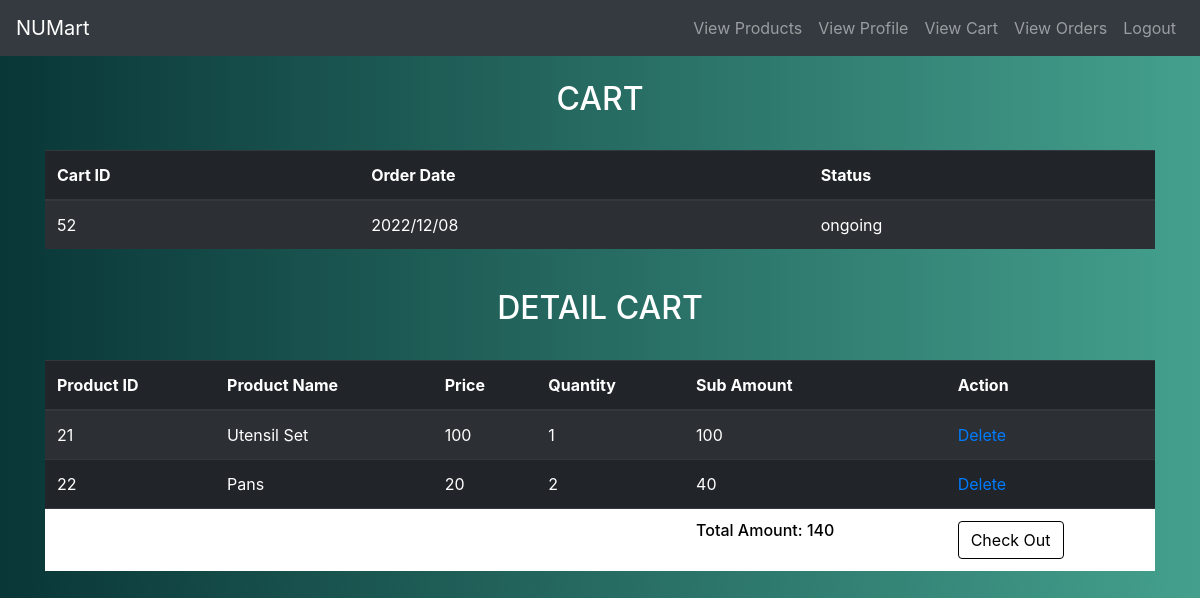
The page /project/userviewcart.php (signed in) on the database its author committed.
### tables this page shows
CREATE TABLE IF NOT EXISTS `cart` (
  `cart_id` int(11) NOT NULL AUTO_INCREMENT,
  `user_id` varchar(500) NOT NULL,
  `creation_date` varchar(500) NOT NULL,
  `status` varchar(500) NOT NULL,
  PRIMARY KEY (`cart_id`),
  KEY `cart_user_fk` (`user_id`)
);

CREATE TABLE IF NOT EXISTS `detailedcart` (
  `detailCart_ID` int(11) NOT NULL AUTO_INCREMENT,
  `cart_id` int(11) NOT NULL,
  `product_Id` int(11) NOT NULL,
  `quantity` int(11) NOT NULL,
  `price` double NOT NULL,
  PRIMARY KEY (`detailCart_ID`),
  KEY `detailCart_product_fk` (`product_Id`),
  KEY `detailCart_cart_fk` (`cart_id`) USING BTREE
);

CREATE TABLE IF NOT EXISTS `product` (
  `product_id` int(11) NOT NULL AUTO_INCREMENT,
  `product_name` varchar(500) NOT NULL,
  `brand_id` int(11) NOT NULL,
  `producttype_id` int(11) NOT NULL,
  `product_image` varchar(500) NOT NULL,
  `price` int(11) NOT NULL,
  `addition_date` varchar(500) NOT NULL,
  `availability` varchar(1) NOT NULL,
  `addedby` varchar(500) NOT NULL,
  PRIMARY KEY (`product_id`),
  KEY `product_brand_fk` (`brand_id`),
  KEY `product_type_fk` (`producttype_id`)
);

### project/userviewcart.php (the view, shortened to what this page needs)
<!DOCTYPE html>
<html>
<head>
	<?php include 'head.php';?>
</head>
<body>
	<?php include("usernav.php"); ?>
	<br>
	<?php
	include("connect.php");
	$uid = $_SESSION["uemail"];
	$p1 = "SET @p0='".$uid."'";
	mysqli_query($cn,$p1);
	$res1 = mysqli_query($cn, "CALL getOngoingUserCart (@p0)");
	mysqli_next_result($cn);
	if(mysqli_num_rows($res1) > 0)
	{
		?>
		<center><h2 style="color: white;">CART</h2><br/></center>
		<div class="container table-responsive">
			<table class="table table-striped table-dark">
				<thead>
					<tr>
						<th>Cart ID</th>
						<th>Order Date</th>
						<th>Status</th>
					</tr>
				</thead>
				<tbody>
					<?php
					while($row1 = mysqli_fetch_array($res1))
					{
						?>
						<tr>
							<td><?php echo $row1[0] ?></td>
							<td><?php echo $row1[2] ?></td>
							<td><?php echo $row1[3] ?></td>
						</tr>
						<?php
						$cid = $row1[0];
					}
					?>
				</tbody>
			</table>
		</div>
		<?php
		$p1 = "SET @p0='".$cid."'";
		mysqli_query($cn,$p1);
		$res = mysqli_query($cn, "CALL getDetailedCart (@p0)");
		mysqli_next_result($cn);
		?>
		<center><br/><h2 style="color : white;">DETAIL CART</h2><br/></center>
		<div class="container table-responsive">
			<table class="table table-striped table-dark">
				<thead>
					<tr>
						<th>Product ID</th>
						<th>Product Name</th>
						<th>Price</th>
						<th>Quantity</th>
						<th>Sub Amount</th>
						<th>Action</th>
					</tr>
				</thead>
				<tbody>
					<?php
					$totalamt="";
					while($row = mysqli_fetch_array($res))
					{
						$pri = $row[4]/$row[3];
						$p1 = "SET @p0='".$row[2]."'";
						mysqli_query($cn,$p1);
						$res2 = mysqli_query($cn, "CALL getProduct (@p0)");
						mysqli_next_result($cn);
						$pronm = mysqli_fetch_array($res2);
						?>
						<tr>
							<td><?php echo $row[2] ?></td>
							<td><?php echo $pronm[1] ?></td>
							<td><?php echo $pri ?></td>
							<td><?php echo $row[3] ?></td>
							<td><?php echo $row[4] ?></td>
							<td><a href="javascript:del(<?php echo $row[0] ?>)">Delete</a></td>
						</tr>
						<?php
						$totalamt = $totalamt + $row[4];
					}
					?>
					<tr style="background-color : white;">
						<td></td>
						<td></td>
						<td></td>
						<td></td>
						<td><h6 style="color: black;">Total Amount: <?php echo $totalamt ?></h6></td>
						<td><a class="btn btn-light" href="checkout.php">Check Out</a></td>
					</tr>
				</tbody>
			</table>
		</div>
		<?php
	}
	else
	{
		?>
		<center><h4 style="color : white;">There are no items in your cart.</h4></center>
		<br/>
		<?php
	}
	?>
</body>
</html>

### project/web.css (style rules this page uses)
body { background: #44A08D; background: -webkit-linear-gradient(to right, #093637, #44A08D); background: linear-gradient(to right, #093637, #44A08D); }
.btn { background-color: transparent; color: black; border-color: black; }

### rows shown on the page
cart: cart_id "52", creation_date "2022/12/08", status "ongoing"
detailedcart: product_Id "21", product_Id.product_name "Utensil Set", price "100", quantity "1"
detailedcart: product_Id "22", product_Id.product_name "Pans", pri "20", quantity "2", price "40"

### other values the page prints
$totalamt "140"
